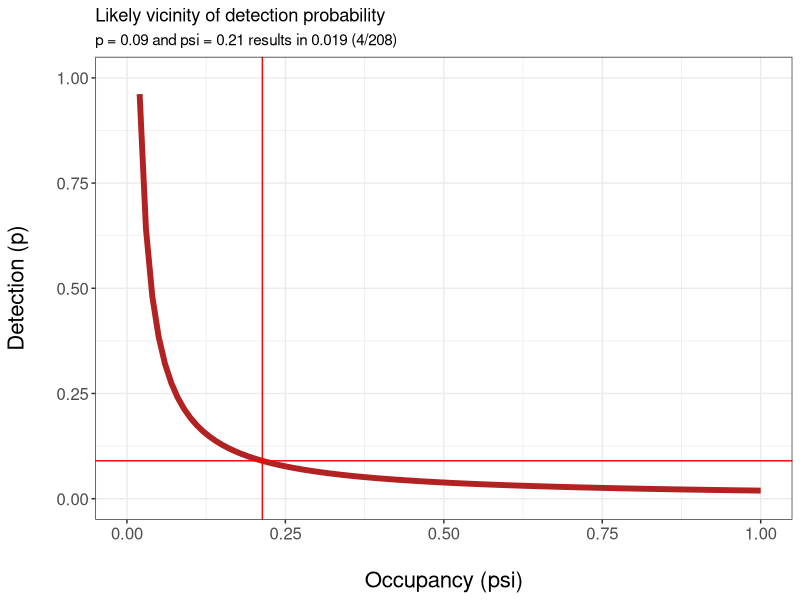
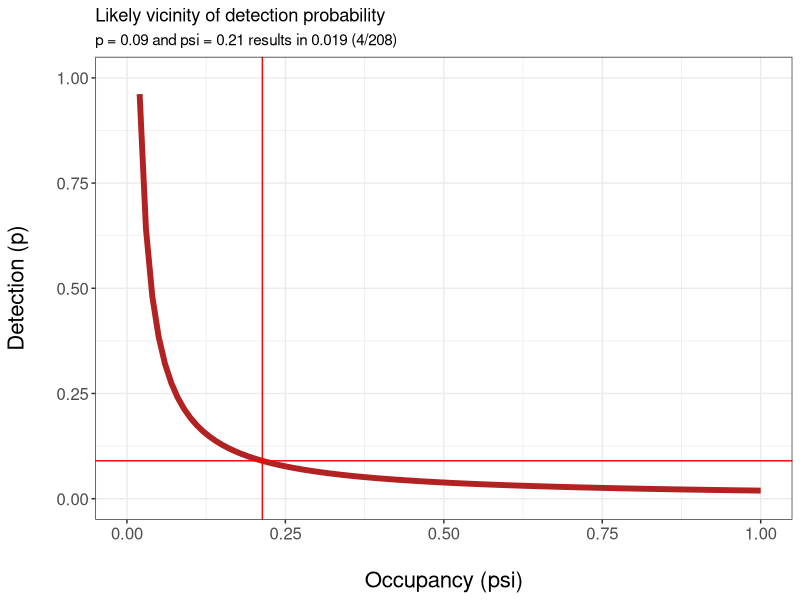

Write R code to recreate these figures, in order.
library(tidyverse)

# naive detection)
naive  <- 4 / 208

# real as estimate
p <- seq(from = 0, to = 1, by = 0.01)

# estimate p
est <- data.frame(p, naive)
est$psi <- est$naive/ est$p
est

# which estimate approximates p = 0.09
prior <- est[which(est$p == 0.09), ]  

# plot
ggplot()+
  theme_bw()+
  geom_line(data = est, aes(x= p, y= psi), lwd = 2, colour = "firebrick")+
  geom_hline(data = prior, aes(yintercept= p) , colour = "red")+
  geom_vline(data = prior, aes(xintercept= psi) , colour = "red")+
  ylim(0, 1)+
  ylab("Detection (p)\n")+
  xlab("\nOccupancy (psi)")+
  theme(axis.text = element_text(size = 12))+
  theme(axis.title = element_text(size = 16))+
  ggtitle("Likely vicinity of detection probability")+
  labs(subtitle = "p = 0.09 and psi = 0.21 results in 0.019 (4/208)")

# Assumption:
# Awakopaka skinks must be characterised by lower occupancy and low detection
ggsave("Detection probaility.png", scale = 1.2)




